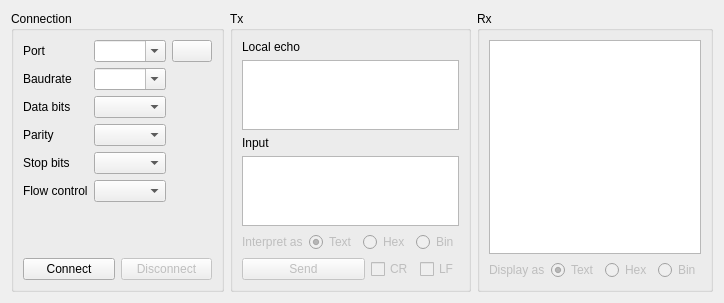
<?xml version="1.0" encoding="UTF-8"?>
<ui version="4.0">
 <class>TerminalWidget</class>
 <widget class="QWidget" name="TerminalWidget">
  <property name="geometry">
   <rect>
    <x>0</x>
    <y>0</y>
    <width>651</width>
    <height>302</height>
   </rect>
  </property>
  <property name="windowTitle">
   <string>Simple Cross-Platform Serial Terminal</string>
  </property>
  <property name="windowIcon">
   <iconset resource="resources.qrc">
    <normaloff>:/utilities-terminal.png</normaloff>:/utilities-terminal.png</iconset>
  </property>
  <layout class="QHBoxLayout" name="horizontalLayout" stretch="0,1,1">
   <item>
    <widget class="QGroupBox" name="groupBox_3">
     <property name="title">
      <string>Connection</string>
     </property>
     <layout class="QVBoxLayout" name="verticalLayout_3">
      <item>
       <layout class="QGridLayout" name="gridLayout" columnstretch="0,1,0">
        <item row="1" column="1">
         <widget class="QComboBox" name="comboBoxBaudrate">
          <property name="editable">
           <bool>true</bool>
          </property>
          <property name="maxVisibleItems">
           <number>15</number>
          </property>
         </widget>
        </item>
        <item row="1" column="0">
         <widget class="QLabel" name="label_2">
          <property name="text">
           <string>Baudrate</string>
          </property>
         </widget>
        </item>
        <item row="0" column="0">
         <widget class="QLabel" name="label">
          <property name="text">
           <string>Port</string>
          </property>
         </widget>
        </item>
        <item row="0" column="1">
         <widget class="QComboBox" name="comboBoxPort">
          <property name="editable">
           <bool>true</bool>
          </property>
         </widget>
        </item>
        <item row="2" column="0">
         <widget class="QLabel" name="label_3">
          <property name="text">
           <string>Data bits</string>
          </property>
         </widget>
        </item>
        <item row="2" column="1">
         <widget class="QComboBox" name="comboBoxDatabits"/>
        </item>
        <item row="3" column="1">
         <widget class="QComboBox" name="comboBoxParity"/>
        </item>
        <item row="4" column="1">
         <widget class="QComboBox" name="comboBoxStopbits"/>
        </item>
        <item row="5" column="1">
         <widget class="QComboBox" name="comboBoxFlowcontrol"/>
        </item>
        <item row="3" column="0">
         <widget class="QLabel" name="label_4">
          <property name="text">
           <string>Parity</string>
          </property>
         </widget>
        </item>
        <item row="4" column="0">
         <widget class="QLabel" name="label_5">
          <property name="text">
           <string>Stop bits</string>
          </property>
         </widget>
        </item>
        <item row="5" column="0">
         <widget class="QLabel" name="label_6">
          <property name="text">
           <string>Flow control</string>
          </property>
         </widget>
        </item>
        <item row="0" column="2">
         <widget class="QPushButton" name="pbUpdatePorts">
          <property name="text">
           <string/>
          </property>
          <property name="icon">
           <iconset resource="resources.qrc">
            <normaloff>:/view-refresh.png</normaloff>:/view-refresh.png</iconset>
          </property>
         </widget>
        </item>
       </layout>
      </item>
      <item>
       <widget class="QLabel" name="lbPortInfo">
        <property name="enabled">
         <bool>false</bool>
        </property>
        <property name="text">
         <string/>
        </property>
       </widget>
      </item>
      <item>
       <spacer name="verticalSpacer">
        <property name="orientation">
         <enum>Qt::Vertical</enum>
        </property>
        <property name="sizeHint" stdset="0">
         <size>
          <width>10</width>
          <height>10</height>
         </size>
        </property>
       </spacer>
      </item>
      <item>
       <layout class="QHBoxLayout" name="horizontalLayout_3">
        <item>
         <widget class="QPushButton" name="pushButtonConnect">
          <property name="text">
           <string>Connect</string>
          </property>
         </widget>
        </item>
        <item>
         <widget class="QPushButton" name="pushButtonDisconnect">
          <property name="enabled">
           <bool>false</bool>
          </property>
          <property name="text">
           <string>Disconnect</string>
          </property>
         </widget>
        </item>
       </layout>
      </item>
     </layout>
    </widget>
   </item>
   <item>
    <widget class="QGroupBox" name="groupBox">
     <property name="title">
      <string>Tx</string>
     </property>
     <layout class="QVBoxLayout" name="verticalLayout" stretch="0,0,0,1,0,0">
      <item>
       <widget class="QLabel" name="label_7">
        <property name="text">
         <string>Local echo</string>
        </property>
       </widget>
      </item>
      <item>
       <widget class="QPlainTextEdit" name="plainTextEditTxPrevious">
        <property name="enabled">
         <bool>true</bool>
        </property>
        <property name="acceptDrops">
         <bool>false</bool>
        </property>
        <property name="readOnly">
         <bool>true</bool>
        </property>
       </widget>
      </item>
      <item>
       <widget class="QLabel" name="label_8">
        <property name="text">
         <string>Input</string>
        </property>
       </widget>
      </item>
      <item>
       <widget class="QPlainTextEdit" name="plainTextEditTx"/>
      </item>
      <item>
       <layout class="QHBoxLayout" name="horizontalLayout_5">
        <item>
         <widget class="QLabel" name="lbTxInterpret">
          <property name="enabled">
           <bool>false</bool>
          </property>
          <property name="text">
           <string>Interpret as</string>
          </property>
         </widget>
        </item>
        <item>
         <widget class="QRadioButton" name="rbTxText">
          <property name="enabled">
           <bool>false</bool>
          </property>
          <property name="toolTip">
           <string>Text will be sent as typed in the input field</string>
          </property>
          <property name="text">
           <string>Text</string>
          </property>
          <property name="checked">
           <bool>true</bool>
          </property>
         </widget>
        </item>
        <item>
         <widget class="QRadioButton" name="rbTxHex">
          <property name="enabled">
           <bool>false</bool>
          </property>
          <property name="toolTip">
           <string>Text is interpreted as hexadecimal numbers in in the range [0,FF]. Use space for separating.</string>
          </property>
          <property name="text">
           <string>Hex</string>
          </property>
         </widget>
        </item>
        <item>
         <widget class="QRadioButton" name="rbTxBin">
          <property name="enabled">
           <bool>false</bool>
          </property>
          <property name="toolTip">
           <string>Text is interpreted as binary numbers in in the range [0,11111111]. Use space for separating.</string>
          </property>
          <property name="text">
           <string>Bin</string>
          </property>
         </widget>
        </item>
       </layout>
      </item>
      <item>
       <layout class="QHBoxLayout" name="horizontalLayout_2" stretch="1,0,0">
        <item>
         <widget class="QPushButton" name="pushButtonSend">
          <property name="enabled">
           <bool>false</bool>
          </property>
          <property name="text">
           <string>Send</string>
          </property>
         </widget>
        </item>
        <item>
         <widget class="QCheckBox" name="cbSendCR">
          <property name="enabled">
           <bool>false</bool>
          </property>
          <property name="toolTip">
           <string>Append carriage return character (0x0D) to input text</string>
          </property>
          <property name="text">
           <string>CR</string>
          </property>
         </widget>
        </item>
        <item>
         <widget class="QCheckBox" name="cbSendLF">
          <property name="enabled">
           <bool>false</bool>
          </property>
          <property name="toolTip">
           <string>Append line feed character (0x0A) to input text</string>
          </property>
          <property name="text">
           <string>LF</string>
          </property>
         </widget>
        </item>
       </layout>
      </item>
     </layout>
    </widget>
   </item>
   <item>
    <widget class="QGroupBox" name="groupBox_2">
     <property name="title">
      <string>Rx</string>
     </property>
     <layout class="QVBoxLayout" name="verticalLayout_2">
      <item>
       <widget class="QPlainTextEdit" name="plainTextEditRx">
        <property name="enabled">
         <bool>true</bool>
        </property>
        <property name="acceptDrops">
         <bool>false</bool>
        </property>
        <property name="readOnly">
         <bool>true</bool>
        </property>
       </widget>
      </item>
      <item>
       <layout class="QHBoxLayout" name="horizontalLayout_4">
        <item>
         <widget class="QLabel" name="lbRxDisplay">
          <property name="enabled">
           <bool>false</bool>
          </property>
          <property name="text">
           <string>Display as</string>
          </property>
         </widget>
        </item>
        <item>
         <widget class="QRadioButton" name="rbRxText">
          <property name="enabled">
           <bool>false</bool>
          </property>
          <property name="toolTip">
           <string>Received data will be displayed as ASCII text</string>
          </property>
          <property name="text">
           <string>Text</string>
          </property>
          <property name="checked">
           <bool>true</bool>
          </property>
         </widget>
        </item>
        <item>
         <widget class="QRadioButton" name="rbRxHex">
          <property name="enabled">
           <bool>false</bool>
          </property>
          <property name="toolTip">
           <string>Received data will be displayed as hexadecimal numbers</string>
          </property>
          <property name="text">
           <string>Hex</string>
          </property>
         </widget>
        </item>
        <item>
         <widget class="QRadioButton" name="rbRxBin">
          <property name="enabled">
           <bool>false</bool>
          </property>
          <property name="toolTip">
           <string>Received data will be displayed as binary numbers</string>
          </property>
          <property name="text">
           <string>Bin</string>
          </property>
         </widget>
        </item>
       </layout>
      </item>
     </layout>
    </widget>
   </item>
  </layout>
 </widget>
 <resources>
  <include location="resources.qrc"/>
 </resources>
 <connections/>
</ui>
